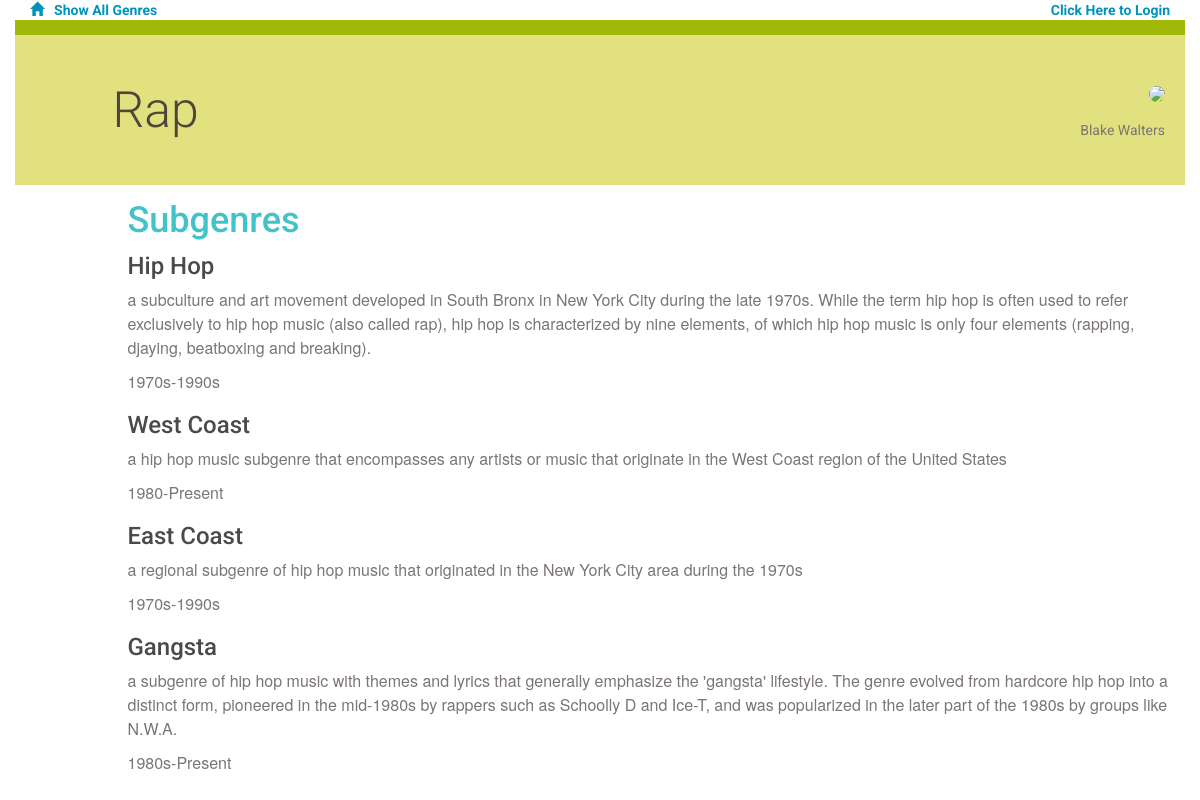
Screenshot of /genres/2/subgenre/ with the database file from the repository.
### database_setup.py (models this page shows, shortened)
class Genre(Base):
    __tablename__ = 'genre'
    id = Column(Integer, primary_key = True)
    name = Column(String(80), nullable = False)
    user_id = Column(Integer, ForeignKey('user.id'))
    user = relationship(User)

class User(Base):
    __tablename__ = 'user'
    id = Column(Integer, primary_key=True)
    name = Column(String(250), nullable=False)
    email = Column(String(250), nullable=False)

class Subgenre(Base):
    __tablename__ = 'subgenre'
    name = Column(String(80), nullable = False)
    id = Column(Integer, primary_key = True)
    description = Column(String(400))
    instruments = Column(String(250))
    popular_years = Column(String(20))
    genre_id = Column(Integer, ForeignKey('genre.id'))
    genre = relationship(Genre)
    user_id = Column(Integer, ForeignKey('user.id'))
    user = relationship(User)

### application.py (the view)
@app.route('/genre/<int:genre_id>/')
@app.route('/genres/<int:genre_id>/subgenre/')
def genreSubgenre(genre_id):
    genre = session.query(Genre).filter_by(id = genre_id).one()
    creator = getUserInfo(genre.user_id)
    subgenres = session.query(Subgenre).filter_by(genre_id = genre_id).all()
    if 'username' not in login_session or creator.id != login_session['user_id']:
        return render_template('publicsubgenre.html', subgenres=subgenres, genre=genre, creator=creator)
    else:
        return render_template('subgenre.html', subgenres=subgenres, genre=genre, creator=creator)

### application.py (called while the page is built)
def getUserInfo(user_id):
    user = session.query(User).filter_by(id=user_id).one()
    return user

### templates/publicsubgenre.html (shortened to what this page needs)
{% extends "main.html" %}
{% block content %}
{% include "header.html" %}
    <div class="row divider green">
        <div class="col-md-12"></div>
    </div>
    <div class="row banner subgenre">
        <div class="col-md-11 col-md-offset-1 padding-none">
            <h1>{{genre.name}}
            <figure class="creator">
                <img src="{{url_for('static', filename='blank_user.gif')}}">
                <figcaption>{{creator.name}}</figcaption>
            </figure>
            </h1>
        </div>
    </div>
<div class = "row">
    <div class="col-md-12">
    </div>
</div>
<div class="row">
    <div class="col-md-1"></div>
    <div class="col-md-11">
        <h2>Subgenres</h2>
            {% for i in subgenres %}
                <div class="subgenre">
                    <h3>{{i.name}}</h3>
                    <p>{{i.description}}</p>
                    <p class="popular_years">{{i.popular_years}}</p>
                </div>
            {% endfor %}
    </div>
</div>
{% endblock %}

### templates/main.html (shortened to what this page needs)
<!DOCTYPE html>
<html lang="en">
    <head>
        <link rel="stylesheet" href="//netdna.bootstrapcdn.com/bootstrap/3.1.1/css/bootstrap.min.css">
        <link rel=stylesheet type=text/css href="{{url_for('static', filename='styles.css')}}">
    </head>
    <body>
        <div class="container">
            {% block content %}
            {% endblock %}
        </div>
    </body>
</html>

### templates/header.html
<div class="row top-menu">
    <div class="col-md-6">
        <a href="{{url_for('showGenres')}}">
            <span class="glyphicon glyphicon-home" aria-hidden="true"></span>Show All Genres
        </a>
    </div>
    <div class="col-md-6 text-right">
                    {%if 'username' not in session %}
            <a href="{{url_for('showLogin')}}">Click Here to Login </a>
            {% else %}
            <a href="{{url_for('disconnect')}}">Logout </a>
            {% endif %}
    </div>
</div>

### static/styles.css (style rules this page uses)
* { font-family: "Helvetica Neue Bold", Roboto, Helvetica, Arial, sans-serif; font-weight: 700; }
h1 { font-family: "Helvetica Neue Light", Roboto, Helvetica, Arial, sans-serif; font-size: 50px; color: #51453B; line-height: 60px; font-weight: 300; }
h2 { font-size: 36px; color: #42C3C9; line-height: 29px; }
h3 { font-size: 24px; color: #4A4A4A; line-height: 23px; }
p { font-family: "Helvetica Neue", Roboto, Helvetica, Arial, sans-serif; font-size: 16px; color: #7B7573; line-height: 24px; font-weight: 400; }
a { font-size: 14px; color: #0093B9; line-height: 17px; }
.padding-none { padding: 0; }
.glyphicon { margin-right: 10px; }
.divider { height: 15px; }
.divider.green { background-color: #9FB80A; }
.banner.subgenre { height: 150px; background-color: #E1E17F; }
.banner h1 { margin: 45px 0; }
.creator { padding-right: 20px; margin-top: -20px; text-align: right; float:right; }
.creator img { width: 100px; border-radius: 50%; }
.creator figcaption { font-size: 14px; color: #7B7573; font-weight: 400; margin-top: -20px; }

### rows the page displays
Genre: name "Rap"
User: name "Blake Walters"
Subgenre: name "Hip Hop", description "a subculture and art movement developed in South Bronx in New York City during the late 1970s. While the term hip hop is often used to refer exclusively to hip hop music (also called rap), hip hop is characterized by nine elements, of which hip hop music is only four elements (rapping, djaying, beatboxing and breaking).", popular_years "1970s-1990s"
Subgenre: name "West Coast", description "a hip hop music subgenre that encompasses any artists or music that originate in the West Coast region of the United States", popular_years "1980-Present"
Subgenre: name "East Coast", description "a regional subgenre of hip hop music that originated in the New York City area during the 1970s", popular_years "1970s-1990s"
Subgenre: name "Gangsta", description "a subgenre of hip hop music with themes and lyrics that generally emphasize the 'gangsta' lifestyle. The genre evolved from hardcore hip hop into a distinct form, pioneered in the mid-1980s by rappers such as Schoolly D and Ice-T, and was popularized in the later part of the 1980s by groups like N.W.A.", popular_years "1980s-Present"
